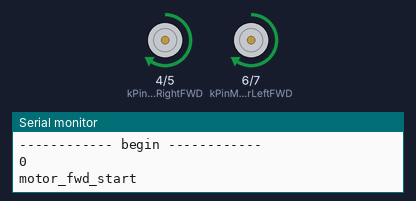
Bench run of a sketch on a simulated Arduino Uno, built with avr-gcc and run on an emulated ATmega328P. Parts: motor-driver pin pairs drawn as motors (green arrow = first pin HIGH = forward, orange = second pin HIGH = backward, longer = more drive, scaled by the enable pin), the last lines printed to the serial monitor.

Above: at 2.5 s.
At 10.5 s:
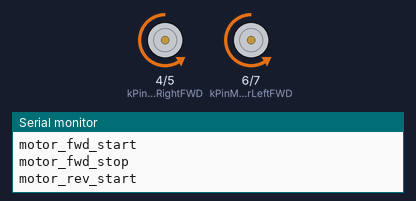
At 18.5 s:
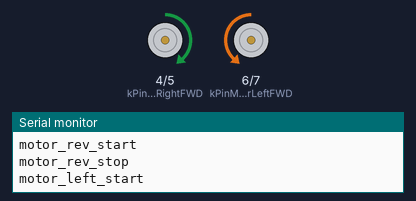
At 22.5 s:
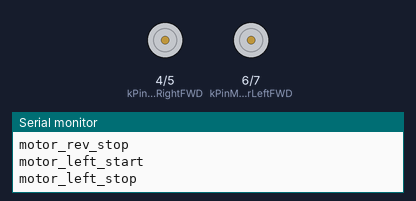
Timing chart, 0 to 27.6 s (numbered marks = the images above):
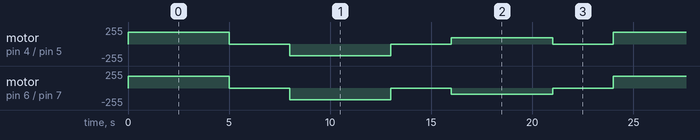

The sketch:

test_motor.ino
```cpp
#include "cardetails.h"
#include "delay.h"
#include "motor.h"

CDelay        m_tDelay;
CMotor        m_tMotor;
unsigned long g_uTimeCurrent;
unsigned long g_uCount = 0;

enum EState
{
	BEGIN,
	FWD_START,
	FWD_STOP,
	REV_START,
	REV_STOP,
	LEFT_START,
	LEFT_STOP,
	FINISH
} m_eState;


void
motor_begin()
{
	DEBUG_PRINTLN( "------------ begin ------------" );
	DEBUG_PRINTLN( g_uCount++ );
	m_eState = FWD_START;
}

void
motor_fwd_start()
{
	DEBUG_PRINTLN( "motor_fwd_start" );
	m_tDelay.newDelay( 5000 );
	m_tMotor.setSpeed( 50, 50 );
	m_eState = FWD_STOP;
}

void
motor_fwd_stop()
{
	if ( m_tDelay.timesUp( g_uTimeCurrent ) )
	{
		DEBUG_PRINTLN( "motor_fwd_stop" );
		m_tMotor.stop();
		m_tDelay.newDelay( 3000 );
		m_eState = REV_START;
	}
}

void
motor_rev_start()
{
	if ( m_tDelay.timesUp( g_uTimeCurrent ) )
	{
		DEBUG_PRINTLN( "motor_rev_start" );
		m_tMotor.setSpeed( -1, -1 );
		m_tDelay.newDelay( 5000 );
		m_eState = REV_STOP;
	}
}

void
motor_rev_stop()
{
	if ( m_tDelay.timesUp( g_uTimeCurrent ) )
	{
		DEBUG_PRINTLN( "motor_rev_stop" );
		m_tMotor.stop();
		m_tDelay.newDelay( 3000 );
		m_eState = LEFT_START;
	}
}

void
motor_left_start()
{
	if ( m_tDelay.timesUp( g_uTimeCurrent ) )
	{
		DEBUG_PRINTLN( "motor_left_start" );
		m_tMotor.setSpeed( -1, 1 );
		m_tDelay.newDelay( 5000 );
		m_eState = LEFT_STOP;
	}
}

void
motor_left_stop()
{
	if ( m_tDelay.timesUp( g_uTimeCurrent ) )
	{
		DEBUG_PRINTLN( "motor_left_stop" );
		m_tMotor.stop();
		m_tDelay.newDelay( 3000 );
		m_eState = FINISH;
	}
}

void
motor_finish()
{
	if ( m_tDelay.timesUp( g_uTimeCurrent ) )
	{
		DEBUG_PRINTLN( "motor_finish" );
		m_eState = BEGIN;
	}
}


void
setup()
{
	Serial.begin( 9600 );
	m_tMotor.setPins( kPinMotorRightSpeed, kPinMotorRightFWD, kPinMotorRightREV,
			kPinMotorLeftFWD, kPinMotorLeftREV, kPinMotorLeftSpeed );
	m_tDelay.init( 1000 );
	m_eState = BEGIN;
}

void
loop()
{
	g_uTimeCurrent = millis();
	switch ( m_eState )
	{
	case BEGIN:
		motor_begin();
		break;
	case FWD_START:
		motor_fwd_start();
		break;
	case FWD_STOP:
		motor_fwd_stop();
		break;
	case REV_START:
		motor_rev_start();
		break;
	case REV_STOP:
		motor_rev_stop();
		break;
	case LEFT_START:
		motor_left_start();
		break;
	case LEFT_STOP:
		motor_left_stop();
		break;

	case FINISH:
		motor_finish();
		break;
	default:
		m_eState = BEGIN;
		break;
	}
}
```

cardetails.h
```cpp
#ifndef H_CARDETAILS
#define H_CARDETAILS

#define CAR_MFG "LAFVIN"


//--- Pin Assignments ---------------------------
const uint8_t kPinMotorRightSpeed = 3;    // ENA gray (PWM)
const uint8_t kPinMotorRightFWD = 4;      // IN1 purple
const uint8_t kPinMotorRightREV = 5;      // IN2 blue
const uint8_t kPinMotorLeftFWD = 6;       // IN3 green
const uint8_t kPinMotorLeftREV = 7;       // IN4 yellow
const uint8_t kPinMotorLeftSpeed = 11;    // ENB orange (PWM)

const uint8_t kPinServo = 2;
const uint8_t kPinSonicEcho = 12;
const uint8_t kPinSonicTrig = 13;

const int k_nServoMaxSweep = 180 - 20;
const int k_nServoMinSweep = 0;


// range -30 to 30 (representing percentage) left is negative
const int kMotorAdjustment = -23;
#define MOTOR_MAP_SPEED 16 + 8 + 4

#define TURN_SPEED 7
#define TURN_TIME  600


#endif    // H_CARDETAILS
```

debug.h
```cpp
#ifndef H_DEBUG
#define H_DEBUG

#define _DEBUG

#if defined( _DEBUG )

#	define DEBUG_PRINT( s )   Serial.print( s )
#	define DEBUG_PRINTLN( s ) Serial.println( s )

#else

#	define DEBUG_PRINT( s )   ( 0 )
#	define DEBUG_PRINTLN( s ) ( 0 )

#endif    // _DEBUG

#endif    // H_DEBUG
```

delay.h
```cpp
#ifndef H_TIMER
#define H_TIMER


class CDelay
{
public:
	CDelay();
	CDelay( unsigned long nMilliSeconds );

public:
	void
	init( unsigned long nMilliSeconds );

	void
	newDelay( unsigned long nMilliSeconds );

	void
	reset();

	bool
	timesUp( unsigned long nCurrentTime );

protected:
	unsigned long m_nDelay;
	unsigned long m_nPreviousTime;
};


CDelay::CDelay()
		: m_nDelay( 250 )
		, m_nPreviousTime( 0 )
{}

CDelay::CDelay( unsigned long nMilliSeconds )
		: m_nDelay( nMilliSeconds )
		, m_nPreviousTime( 0 )
{}

void
CDelay::init( unsigned long nMilliSeconds )
{
	m_nDelay = nMilliSeconds;
	m_nPreviousTime = 0;
}

void
CDelay::newDelay( unsigned long nMilliSeconds )
{
	m_nDelay = nMilliSeconds;
}

void
CDelay::reset()
{
	m_nPreviousTime = 0;
}

bool
CDelay::timesUp( unsigned long nCurrentTime )
{
	if ( m_nDelay < nCurrentTime - m_nPreviousTime )
	{
		m_nPreviousTime = nCurrentTime;
		return true;
	}
	else
	{
		return false;
	}
}


#endif    // H_TIMER
```

motor.h
```cpp
#ifndef H_MOTOR
#define H_MOTOR

#ifndef MOTOR_MAP_SPEED
#	define MOTOR_MAP_SPEED 1
#endif

#include "debug.h"

//===============================================
// class CMotor
//===============================================
class CMotor
{
public:
	CMotor();
	CMotor( int ena, int in1, int in2, int in3, int in4, int enb );
	virtual ~CMotor();

public:
	void
	setPins( int ena, int in1, int in2, int in3, int in4, int enb );

	/// tweak left to right speed
	void
	tweakSpeeds( int nAdjustment );

	/// values are in the range of -100 to 100
	/// where negative values cause motor to go
	/// in reverse
	void
	setSpeed(                  ///@return: nothing
			int nSpeedLeft,    ///< [in] speed of left motor
			int nSpeedRight    ///< [in] speed of right motor
	);


	void
	stop();

protected:
	void
	writePins( int nSpeed, int ena, int inREV, int inFWD );

	int m_pinRightSpeed;    //< ENA
	int m_pinRightFwd;      //< IN1
	int m_pinRightRev;      //< IN2
	int m_pinLeftFwd;       //< IN3
	int m_pinLeftRev;       //< IN4
	int m_pinLeftSpeed;     //< ENB
	int m_nTweak;
};

//===============================================
// CMotor implementation
//===============================================
// class lifecycle ------------------------------
CMotor::CMotor()
		: m_pinRightSpeed( 0 )
		, m_pinRightFwd( 0 )
		, m_pinRightRev( 0 )
		, m_pinLeftFwd( 0 )
		, m_pinLeftRev( 0 )
		, m_pinLeftSpeed( 0 )
		, m_nTweak( 0 )
{}

CMotor::CMotor( int ena, int in1, int in2, int in3, int in4, int enb )
		: m_pinRightSpeed( ena )
		, m_pinRightFwd( in1 )
		, m_pinRightRev( in2 )
		, m_pinLeftFwd( in3 )
		, m_pinLeftRev( in4 )
		, m_pinLeftSpeed( enb )
		, m_nTweak( 0 )
{
	pinMode( m_pinRightSpeed, OUTPUT );
	pinMode( m_pinRightFwd, OUTPUT );
	pinMode( m_pinRightRev, OUTPUT );

	pinMode( m_pinLeftFwd, OUTPUT );
	pinMode( m_pinLeftRev, OUTPUT );
	pinMode( m_pinLeftSpeed, OUTPUT );
}

CMotor::~CMotor()
{}

// public functions -----------------------------
void
CMotor::setPins( int ena, int in1, int in2, int in3, int in4, int enb )
{
	m_pinRightSpeed = ena;
	m_pinRightFwd = in1;
	m_pinRightRev = in2;
	m_pinLeftFwd = in3;
	m_pinLeftRev = in4;
	m_pinLeftSpeed = enb;

	pinMode( m_pinRightSpeed, OUTPUT );
	pinMode( m_pinRightFwd, OUTPUT );
	pinMode( m_pinRightRev, OUTPUT );

	pinMode( m_pinLeftFwd, OUTPUT );
	pinMode( m_pinLeftRev, OUTPUT );
	pinMode( m_pinLeftSpeed, OUTPUT );
}

void
CMotor::tweakSpeeds( int nAdjustment )
{
	m_nTweak = nAdjustment;
}

void
CMotor::setSpeed( int nSpeedLeft, int nSpeedRight )
{
	// calculate adjustment
	if ( 0 != m_nTweak )
	{
		double a = abs( double( m_nTweak ) / 100.0 );
		if ( 0 < m_nTweak )
		{
			//nSpeedLeft = min( nSpeedLeft + m_nTweak, 100 );
			nSpeedRight += max( nSpeedRight * a, 1.0 );
		}
		else
		{
			//nSpeedRight = min( nSpeedRight - m_nTweak, 100 );
			nSpeedLeft += max( nSpeedLeft * a, 1.0 );
		}
	}

	// DEBUG_PRINT( "Left=" );
	// DEBUG_PRINTLN( nSpeedLeft );
	writePins( nSpeedLeft, m_pinLeftSpeed, m_pinLeftFwd, m_pinLeftRev );
	// DEBUG_PRINT( "Right=" );
	// DEBUG_PRINTLN( nSpeedRight );
	writePins( nSpeedRight, m_pinRightSpeed, m_pinRightFwd, m_pinRightRev );
}

void
CMotor::stop()
{
	analogWrite( m_pinRightSpeed, 0 );
	analogWrite( m_pinLeftSpeed, 0 );
	digitalWrite( m_pinRightFwd, LOW );
	digitalWrite( m_pinRightRev, LOW );
	digitalWrite( m_pinLeftFwd, LOW );
	digitalWrite( m_pinLeftRev, LOW );
}

// protected functions --------------------------
void
CMotor::writePins( int nSpeed, int ena, int inFwd, int inRev )
{
	enum
	{
		FWD,
		REV
	} eDirection;
	eDirection = FWD;
	if ( 0 < nSpeed )
	{
		eDirection = FWD;
		// DEBUG_PRINT( "FWD: " );
	}
	else
	{
		eDirection = REV;
		// DEBUG_PRINT( "REV:  " );
	}
	nSpeed = min( abs( nSpeed ), 100 );
	if ( 0 < nSpeed )
	{
		nSpeed = map( nSpeed, 0, 100, 64 + MOTOR_MAP_SPEED, 255 );
		// DEBUG_PRINT( "nSpeed=" );
		// DEBUG_PRINTLN( nSpeed );
		switch ( eDirection )
		{
		case FWD:
			digitalWrite( inFwd, HIGH );
			digitalWrite( inRev, LOW );
			break;
		case REV:
		default:
			digitalWrite( inRev, HIGH );
			digitalWrite( inFwd, LOW );
			break;
		}
		analogWrite( ena, nSpeed );
	}
	else
	{
		nSpeed = 0;
		analogWrite( ena, nSpeed );
		digitalWrite( inFwd, LOW );
		digitalWrite( inRev, LOW );
		DEBUG_PRINTLN( "STOP" );
	}
}


#endif    // H_MOTOR
```

Measured:
- by itself, motor on pin 6 (kPinMotorLeftFWD) / pin 7 (kPinMotorLeftREV): repeats every 24.0 s: stopped 3.0 s, backward 173/255 5.0 s, stopped 3.0 s, backward 93/255 5.0 s, stopped 3.0 s, forward 173/255 5.0 s
- by itself, motor on pin 4 (kPinMotorRightFWD) / pin 5 (kPinMotorRightREV): stopped → forward 173/255 at 0.00 s, → stopped 5.0 s later, → backward 173/255 3.0 s later, → stopped 5.0 s later, … (33 changes in this stretch)
